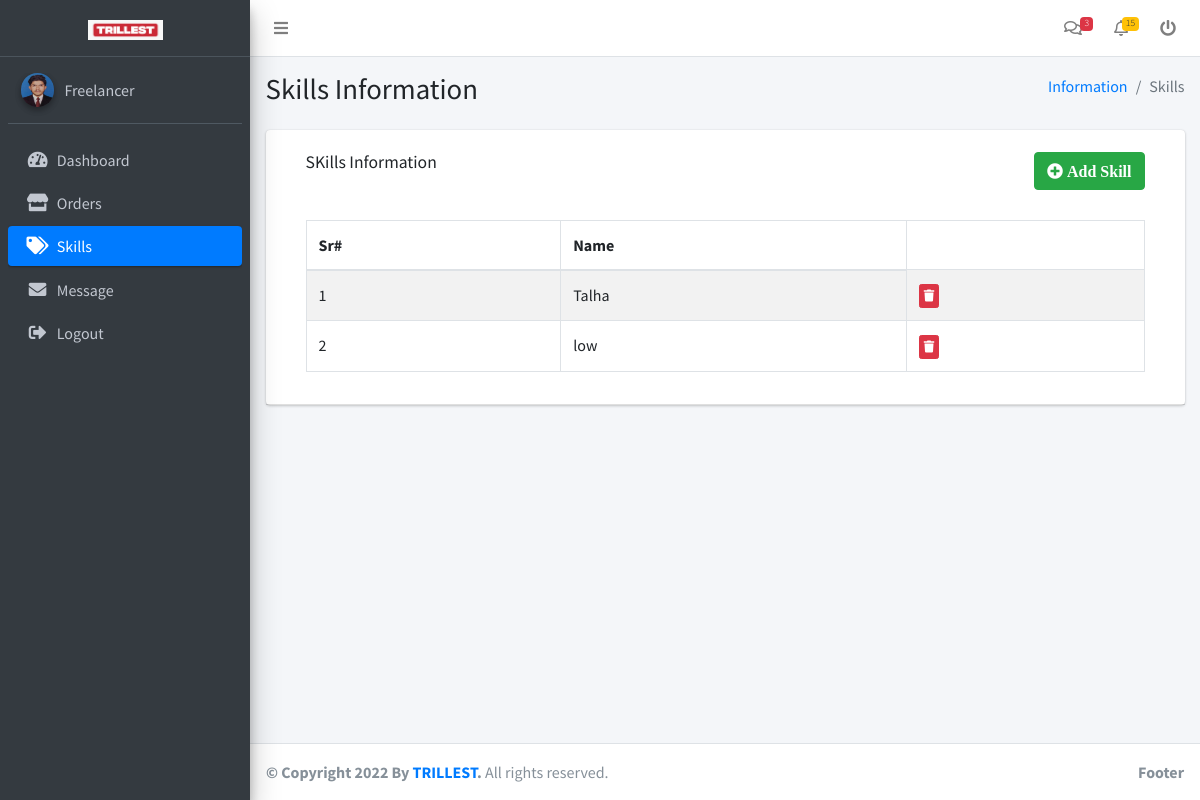
/freelancer/skills.php (signed in), run on the app's committed database.
### tables this page shows
CREATE TABLE `freelancer` (
  `id` int(11) NOT NULL,
  `cat_id` int(11) NOT NULL,
  `city_id` int(11) NOT NULL,
  `name` varchar(255) NOT NULL,
  `email` varchar(255) NOT NULL,
  `mobile` varchar(255) NOT NULL,
  `description` varchar(1000) NOT NULL,
  `password` varchar(255) NOT NULL,
  `profile_image` varchar(255) NOT NULL
);

CREATE TABLE `assigntags` (
  `id` int(11) NOT NULL,
  `free_id` int(11) NOT NULL,
  `tag_id` int(11) NOT NULL
);

CREATE TABLE `options` (
  `id` int(11) NOT NULL,
  `q_id` int(11) NOT NULL,
  `option` varchar(255) NOT NULL,
  `price` varchar(255) NOT NULL
);

### freelancer/skills.php (the view, shortened to what this page needs)
<?php
include 'others/dbconn.php';
  include 'others/header.php'; ?>
<?php
$fid=$_SESSION["user_id"];
?>
<?php include 'others/sidebar.php'; ?>
  <div class="content-wrapper">
    <section class="content-header">
      <div class="container-fluid">
        <div class="row mb-2">
          <div class="col-sm-6">
            <h1>Skills Information</h1>
          </div>
          <div class="col-sm-6">
            <ol class="breadcrumb float-sm-right">
              <li class="breadcrumb-item"><a href="#">Information</a></li>
              <li class="breadcrumb-item active">Skills</li>
            </ol>
          </div>
        </div>
      </div>
    </section>
    <section class="content">
      <div class="container-fluid">
        <div class="row">
          <div class="col-12">
            <div class="card">
              <div class="card-header">
                <div class="row" style="padding: 10px 20px;">
                    <div class="col-md-6 col-sm-6 col-6">
                      <h3 class="card-title">SKills Information</h3>
                    </div>
                    <div class="col-md-6 col-md-6 col-sm-6 col-6" style="text-align: right;">
                      <button type="button" class="btn btn-success " data-toggle="modal" data-target="#add"><i class="fa fa-plus-circle"> Add Skill</i>
                      </button>
                  </div>
                </div>
              </div>
              <div class="card-body">
                <table id="example1" class="table table-bordered table-striped">
                  <thead>
                  <tr>
                    <th>Sr#</th>
                    <th>Name</th>
                  </tr>
                  </thead>
                  <tbody>
                    <?php
                    $k=0;
                   $sql1 = "SELECT * FROM assigntags WHERE free_id='$fid'";
                    $result1 = $conn->query($sql1);
                   if ($result1->num_rows > 0) {
                     while($row = $result1->fetch_assoc()) {
                    ?>
                  <tr id="<?php echo $row['id'];?>">
                    <td><?php echo ++$k; ?></td>
                    <td><?php $skid=$row['tag_id'];
                    $sql2 = "SELECT * FROM options WHERE id='$skid'";
                    $result2 = $conn->query($sql2);
                    $row2 = $result2->fetch_assoc();
                        echo $row2['option'];
                     ?></td>
                    <td>
                   <a  class="btn btn-danger btn-xs" data-toggle="modal" data-target="#delete" data-role="delete" data-id="<?php echo $row["id"];?>" title="Delete" ><i class="fa fa-trash"></i></a>
                    </td>
                  </tr>
                   <?php } } else { ?>
                    <tr>
                      <th colspan="6">No Record Exists!!!!</th>
                    </tr>
                     <?php } ?>
                  </tbody>
                </table>
              </div>
            </div>
          </div>
        </div>
      </div>
    </section>
  </div>
  <?php include 'others/footer.php'; ?>

### freelancer/others/sidebar.php
<aside class="main-sidebar sidebar-dark-primary elevation-4">
  <a href="dashboard.php" class="brand-link" style="text-align: center;">
    <img src="img/logo2.jpeg" alt="AdminLTE Logo" width="75" class="img-fluid">
  </a>
  <div class="sidebar">
    <div class="user-panel mt-3 pb-3 mb-3 d-flex">
      <div class="image">
        <?php
    $sql = "SELECT * FROM freelancer WHERE id='$userid'";
    $result = $conn->query($sql);
    $row = $result->fetch_assoc();
   ?>
        <img src="<?php if($row['profile_image']!=''){echo $row['profile_image'];} else{
              echo "img/avatar.png";
             } ?>" class="img-circle elevation-2" alt="User Image">
      </div>
      <div class="info">
        <a href="profile.php" class="d-block">Freelancer</a>
      </div>
    </div>
    <nav class="mt-2">
      <ul class="nav nav-pills nav-sidebar flex-column" data-widget="treeview" role="menu" data-accordion="false">
        <li class="nav-item">
          <a href="dashboard.php" class="nav-link">
            <i class="nav-icon fas fa-tachometer-alt"></i>
            <p>
              Dashboard
            </p>
          </a>
        </li>
        <li class="nav-item">
          <a href="orders.php" class="nav-link">
            <i class="nav-icon fas fa-store"></i>
            <p>
              Orders
            </p>
          </a>
        </li>
         <li class="nav-item">
          <a href="skills.php" class="nav-link">
            <i class="nav-icon fas fa-tags"></i>
            <p>
              Skills
            </p>
          </a>
        </li>
        <li class="nav-item">
          <a href="chat.php" class="nav-link">
            <i class="nav-icon fas fa-envelope"></i>
            <p>
              Message
            </p>
          </a>
        </li>
        <li class="nav-item">
          <a href="logout.php" class="nav-link">
            <i class="nav-icon fas fa-sign-out-alt"></i>
            <p>
              Logout
            </p>
          </a>
        </li>
      </ul>
    </nav>
  </div>
</aside>

### data on the page
freelancer: profile_image (picture)
assigntags: tag.option "Talha"
assigntags: tag.option "low"
